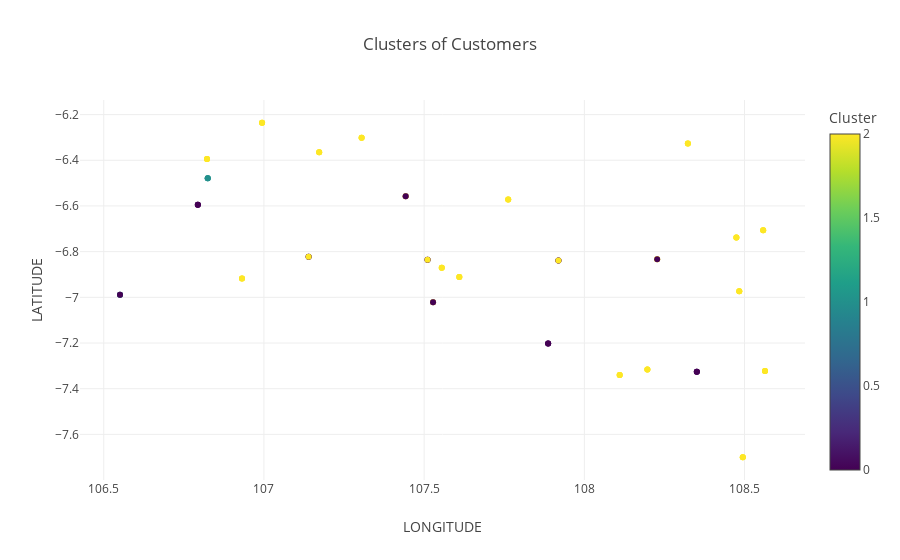

The notebook cell this image was saved under:
### Code cell
fig = px.scatter(df, x='LONGITUDE', y='LATITUDE', color='Cluster',
                 title="Clusters of Customers", labels={'LONGITUDE': 'LONGITUDE', 'LATITUDE': 'LATITUDE'},
                 color_continuous_scale='viridis', size_max=10)
fig.update_layout(showlegend=True)
fig.show()

### Figure 1 — Plotly figure (JSON) as saved in the notebook; plotly's stock layout.template omitted (floating-point values rounded to 4 significant figures)
{"data": [{"hovertemplate": "LONGITUDE=%{x}<br>LATITUDE=%{y}<br>Cluster=%{marker.color}<extra></extra>", "legendgroup": "", "marker": {"color": [1, 0, 0, 0, 0, 2, 0, 2, 2, 2, 0, 2, 2, 0, 2, 2, 0, 2, 0, 2, 2, 2, 2, 2, 2, 2, 2, 1, 1, 0, 2, 0, 2, 0, 2, 2, 2, 0, 2, 2, 2, 2, 2, 0, 2, 0, 2, 2, 2, 2, 2, 2, 2, 2, 1, 0, 2, 0, 0, 2, 0, 2, 2, 0, 2, 2, 2, 0, 2, 2, 2, 2, 0, 2, 2, 2, 2, 2, 2, 2, 2], "coloraxis": "coloraxis", "symbol": "circle"}, "mode": "markers", "name": "", "orientation": "v", "showlegend": false, "type": "scatter", "x": [106.8, 106.6, 107.1, 107.5, 107.9, 108.1, 108.4, 108.5, 108.5, 108.2, 107.9, 108.3, 107.8, 107.4, 107.3, 107.2, 107.5, 108.5, 106.8, 106.9, 107.6, 108.6, 107.0, 106.8, 107.6, 108.2, 108.6, 106.8, 106.6, 107.1, 107.5, 107.9, 108.1, 108.4, 108.5, 108.5, 108.2, 107.9, 108.3, 107.8, 107.4, 107.3, 107.2, 107.5, 108.5, 106.8, 106.9, 107.6, 108.6, 107.0, 106.8, 107.6, 108.2, 108.6, 106.8, 106.6, 107.1, 107.5, 107.9, 108.1, 108.4, 108.5, 108.5, 108.2, 107.9, 108.3, 107.8, 107.4, 107.3, 107.2, 107.5, 108.5, 106.8, 106.9, 107.6, 108.6, 107.0, 106.8, 107.6, 108.2, 108.6], "xaxis": "x", "y": [-6.479, -6.989, -6.823, -7.022, -7.202, -7.34, -7.326, -6.974, -6.738, -6.833, -6.839, -6.327, -6.571, -6.557, -6.302, -6.365, -6.835, -7.7, -6.595, -6.918, -6.911, -6.707, -6.236, -6.394, -6.871, -7.316, -7.323, -6.479, -6.989, -6.823, -7.022, -7.202, -7.34, -7.326, -6.974, -6.738, -6.833, -6.839, -6.327, -6.571, -6.557, -6.302, -6.365, -6.835, -7.7, -6.595, -6.918, -6.911, -6.707, -6.236, -6.394, -6.871, -7.316, -7.323, -6.479, -6.989, -6.823, -7.022, -7.202, -7.34, -7.326, -6.974, -6.738, -6.833, -6.839, -6.327, -6.571, -6.557, -6.302, -6.365, -6.835, -7.7, -6.595, -6.918, -6.911, -6.707, -6.236, -6.394, -6.871, -7.316, -7.323], "yaxis": "y"}], "layout": {"coloraxis": {"colorbar": {"title": {"text": "Cluster"}}, "colorscale": [[0, "#440154"], [0.1111, "#482878"], [0.2222, "#3e4989"], [0.3333, "#31688e"], [0.4444, "#26828e"], [0.5556, "#1f9e89"], [0.6667, "#35b779"], [0.7778, "#6ece58"], [0.8889, "#b5de2b"], [1, "#fde725"]]}, "legend": {"tracegroupgap": 0}, "showlegend": true, "title": {"text": "Clusters of Customers"}, "xaxis": {"anchor": "y", "domain": [0, 1], "title": {"text": "LONGITUDE"}}, "yaxis": {"anchor": "x", "domain": [0, 1], "title": {"text": "LATITUDE"}}}}
